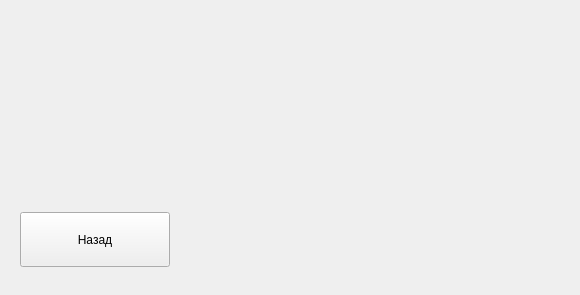
<?xml version="1.0" encoding="UTF-8"?>
<ui version="4.0">
 <class>TemperatureHystoryFrame</class>
 <widget class="QWidget" name="TemperatureHystoryFrame">
  <property name="geometry">
   <rect>
    <x>0</x>
    <y>0</y>
    <width>580</width>
    <height>295</height>
   </rect>
  </property>
  <property name="windowTitle">
   <string>Form</string>
  </property>
  <widget class="QWidget" name="horizontalLayoutWidget">
   <property name="geometry">
    <rect>
     <x>20</x>
     <y>200</y>
     <width>471</width>
     <height>80</height>
    </rect>
   </property>
   <layout class="QHBoxLayout" name="horizontalLayout">
    <item>
     <widget class="QPushButton" name="pushButton">
      <property name="minimumSize">
       <size>
        <width>150</width>
        <height>55</height>
       </size>
      </property>
      <property name="maximumSize">
       <size>
        <width>16777215</width>
        <height>55</height>
       </size>
      </property>
      <property name="text">
       <string>Назад</string>
      </property>
      <property name="icon">
       <iconset resource="../../Resources.qrc">
        <normaloff>:/Images/icons8-u-turn-to-left-50.png</normaloff>:/Images/icons8-u-turn-to-left-50.png</iconset>
      </property>
      <property name="iconSize">
       <size>
        <width>42</width>
        <height>42</height>
       </size>
      </property>
     </widget>
    </item>
    <item>
     <spacer name="horizontalSpacer">
      <property name="orientation">
       <enum>Qt::Horizontal</enum>
      </property>
      <property name="sizeHint" stdset="0">
       <size>
        <width>40</width>
        <height>20</height>
       </size>
      </property>
     </spacer>
    </item>
   </layout>
  </widget>
 </widget>
 <resources>
  <include location="../../Resources.qrc"/>
 </resources>
 <connections/>
</ui>
